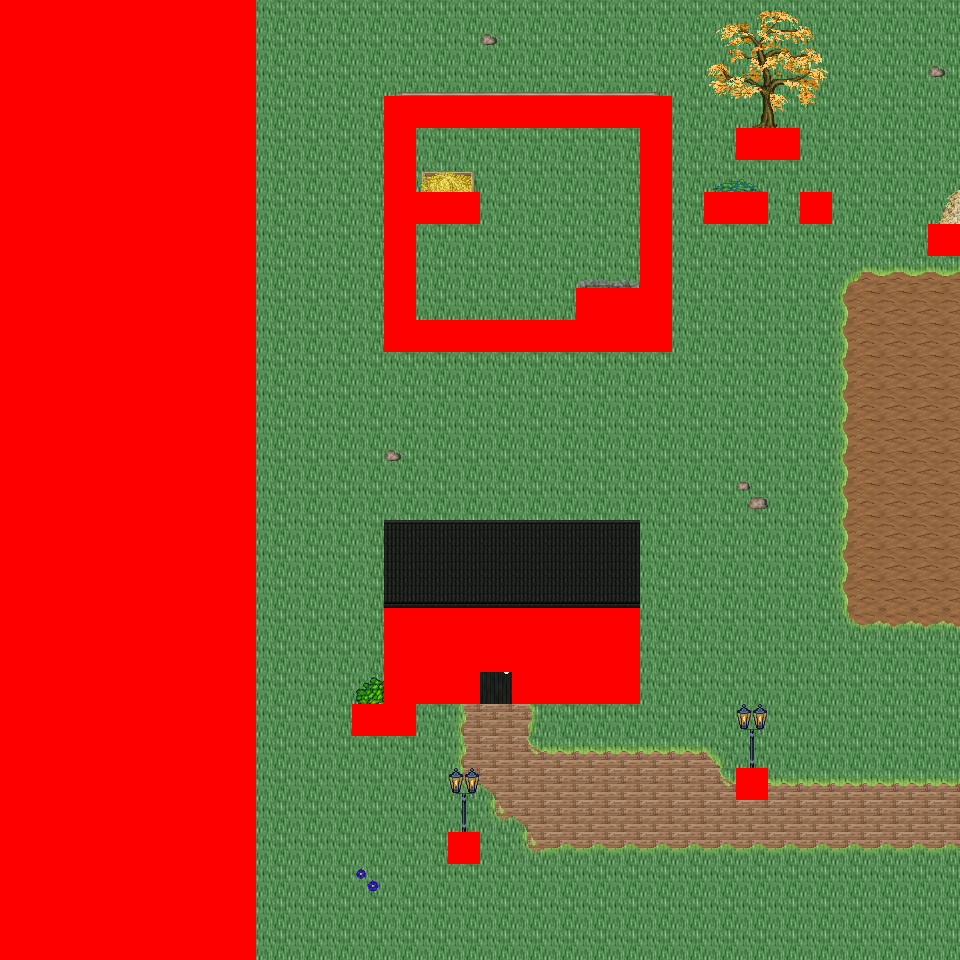

This is a level from a 2D game, rendered from its Tiled map with the project's own tilesets. A one-line summary and the map file follow, with tile-layer data summarised:
An orthogonal 30x30 tile map with 32x32 px tiles, 6 tile layers (Ground, Object, Object2, Above, ...), 34 tilesets and 1 object (mapExit).

<map version="1.0" orientation="orthogonal" renderorder="right-down" width="30" height="30" tilewidth="32" tileheight="32" nextobjectid="2">
  <tileset firstgid="1" name="tileset_logic_collision" tilewidth="32" tileheight="32" tilecount="1" columns="1">
    <image source="../drawable/tileset_logic_collision.png" width="32" height="32" />
  </tileset>
  <tileset firstgid="2" name="tileset_ground_ridge_earth_pale" tilewidth="32" tileheight="32" tilecount="96" columns="12">
    <image source="../drawable/tileset_ground_ridge_earth_pale.png" width="384" height="256" />
  </tileset>
  <tileset firstgid="98" name="tileset_ground_ridge_earth_dark" tilewidth="32" tileheight="32" tilecount="96" columns="12">
    <image source="../drawable/tileset_ground_ridge_earth_dark.png" width="384" height="256" />
  </tileset>
  <tileset firstgid="194" name="tileset_ground_ground" tilewidth="32" tileheight="32" tilecount="33" columns="3">
    <image source="../drawable/tileset_ground_ground.png" width="96" height="352" />
  </tileset>
  <tileset firstgid="227" name="tileset_building_castle" tilewidth="32" tileheight="32" tilecount="320" columns="20">
    <image source="../drawable/tileset_building_castle.png" width="640" height="512" />
  </tileset>
  <tileset firstgid="547" name="tileset_ground_water_pool" tilewidth="32" tileheight="32" tilecount="72" columns="3">
    <image source="../drawable/tileset_ground_water_pool.png" width="96" height="768" />
  </tileset>
  <tileset firstgid="619" name="tileset_ground_earth_edges" tilewidth="32" tileheight="32" tilecount="18" columns="6">
    <image source="../drawable/tileset_ground_earth_edges.png" width="192" height="96" />
  </tileset>
  <tileset firstgid="637" name="tileset_ground_grass_corners" tilewidth="32" tileheight="32" tilecount="24" columns="6">
    <image source="../drawable/tileset_ground_grass_corners.png" width="192" height="128" />
  </tileset>
  <tileset firstgid="661" name="tileset_ground_grass_edges" tilewidth="32" tileheight="32" tilecount="36" columns="12">
    <image source="../drawable/tileset_ground_grass_edges.png" width="384" height="96" />
  </tileset>
  <tileset firstgid="697" name="tileset_item_weapon_cannon" tilewidth="32" tileheight="32" tilecount="12" columns="3">
    <image source="../drawable/tileset_item_weapon_cannon.png" width="96" height="128" />
  </tileset>
  <tileset firstgid="709" name="tileset_item_pot_barrels_1" tilewidth="32" tileheight="32" tilecount="8" columns="4">
    <image source="../drawable/tileset_item_pot_barrels_1.png" width="128" height="64" />
  </tileset>
  <tileset firstgid="717" name="tileset_ground_cobbled_paving" tilewidth="32" tileheight="32" tilecount="1" columns="1">
    <image source="../drawable/tileset_ground_cobbled_paving.png" width="32" height="32" />
  </tileset>
  <tileset firstgid="718" name="tileset_ground_rock_pebbles" tilewidth="32" tileheight="32" tilecount="3" columns="1">
    <image source="../drawable/tileset_ground_rock_pebbles.png" width="32" height="96" />
  </tileset>
  <tileset firstgid="721" name="tileset_plant_flower_daisy_blue" tilewidth="32" tileheight="32" tilecount="8" columns="2">
    <image source="../drawable/tileset_plant_flower_daisy_blue.png" width="64" height="128" />
  </tileset>
  <tileset firstgid="729" name="tileset_building_mill" tilewidth="32" tileheight="32" tilecount="30" columns="5">
    <image source="../drawable/tileset_building_mill.png" width="160" height="192" />
  </tileset>
  <tileset firstgid="759" name="tileset_building_windmill_blades" tilewidth="32" tileheight="32" tilecount="144" columns="24">
    <image source="../drawable/tileset_building_windmill_blades.png" width="768" height="192" />
  </tileset>
  <tileset firstgid="903" name="tileset_logic_item_corn" tilewidth="32" tileheight="32" tilecount="5" columns="5">
    <image source="../drawable/tileset_logic_item_corn.png" width="160" height="32" />
  </tileset>
  <tileset firstgid="908" name="tileset_object_scarecrow" tilewidth="32" tileheight="32" tilecount="2" columns="1">
    <image source="../drawable/tileset_object_scarecrow.png" width="32" height="64" />
  </tileset>
  <tileset firstgid="910" name="tileset_object_hay_cart" tilewidth="32" tileheight="32" tilecount="1" columns="1">
    <image source="../drawable/tileset_object_hay_cart.png" width="32" height="32" />
  </tileset>
  <tileset firstgid="911" name="tileset_building_barnyard" tilewidth="32" tileheight="32" tilecount="200" columns="8">
    <image source="../drawable/tileset_building_barnyard.png" width="256" height="800" />
  </tileset>
  <tileset firstgid="1111" name="tileset_furniture_sink_pale_brown_stone" tilewidth="32" tileheight="32" tilecount="4" columns="2">
    <image source="../drawable/tileset_furniture_sink_pale_brown_stone.png" width="64" height="64" />
  </tileset>
  <tileset firstgid="1115" name="tileset_logic_creature_farm_animal" tilewidth="32" tileheight="32" tilecount="12" columns="12">
    <image source="../drawable/tileset_logic_creature_farm_animal.png" width="256" height="64" />
  </tileset>
  <tileset firstgid="1127" name="tileset_plant_tree_fall_trees" tilewidth="32" tileheight="32" tilecount="40" columns="8">
    <image source="../drawable/tileset_plant_tree_fall_trees.png" width="256" height="160" />
  </tileset>
  <tileset firstgid="1167" name="tileset_plant_bush_bush_mult_colored" tilewidth="32" tileheight="32" tilecount="6" columns="3">
    <image source="../drawable/tileset_plant_bush_bush_mult_colored.png" width="96" height="64" />
  </tileset>
  <tileset firstgid="1173" name="tileset_furniture_light_lamp_blue" tilewidth="32" tileheight="32" tilecount="3" columns="1">
    <image source="../drawable/tileset_furniture_light_lamp_blue.png" width="32" height="96" />
  </tileset>
  <tileset firstgid="1176" name="tileset_light_dim_light_7x5" tilewidth="32" tileheight="32" tilecount="35" columns="7">
    <image source="../drawable/tileset_light_dim_light_7x5.png" width="224" height="160" />
  </tileset>
  <tileset firstgid="1211" name="tileset_plant_stump_small_stump" tilewidth="32" tileheight="32" tilecount="4" columns="2">
    <image source="../drawable/tileset_plant_stump_small_stump.png" width="64" height="64" />
  </tileset>
  <tileset firstgid="1215" name="tileset_logic_creature_fowl" tilewidth="32" tileheight="32" tilecount="6" columns="6">
    <image source="../drawable/tileset_logic_creature_fowl.png" width="192" height="32" />
  </tileset>
  <tileset firstgid="1221" name="tileset_logic_creature_rodent" tilewidth="32" tileheight="32" tilecount="8" columns="8">
    <image source="../drawable/tileset_logic_creature_rodent.png" width="256" height="32" />
  </tileset>
  <tileset firstgid="1229" name="tileset_plant_bushes_and_trees" tilewidth="32" tileheight="32" tilecount="144" columns="16">
    <image source="../drawable/tileset_plant_bushes_and_trees.png" width="512" height="289" />
  </tileset>
  <tileset firstgid="1373" name="tileset_plant_bush_leafy" tilewidth="32" tileheight="32" tilecount="48" columns="8">
    <image source="../drawable/tileset_plant_bush_leafy.png" width="256" height="192" />
  </tileset>
  <tileset firstgid="1421" name="tileset_plant_bush_bush_pinks" tilewidth="32" tileheight="32" tilecount="4" columns="2">
    <image source="../drawable/tileset_plant_bush_bush_pinks.png" width="64" height="64" />
  </tileset>
  <tileset firstgid="1425" name="tileset_plant_bush_berried" tilewidth="32" tileheight="32" tilecount="60" columns="5">
    <image source="../drawable/tileset_plant_bush_berried.png" width="160" height="384" />
  </tileset>
  <tileset firstgid="1485" name="tileset_ground_ground_3" tilewidth="32" tileheight="32" tilecount="5" columns="5">
    <image source="../drawable/tileset_ground_ground_3.png" width="160" height="32" />
  </tileset>
  <layer name="Ground" width="30" height="30">
    <data>[900 cells, 900 non-empty, 4 distinct tile ids]</data>
  </layer>
  <layer name="Object" width="30" height="30">
    <data>[900 cells, 142 non-empty, 42 distinct tile ids]</data>
  </layer>
  <layer name="Object2" width="30" height="30">
    <data>[900 cells, 39 non-empty, 14 distinct tile ids]</data>
  </layer>
  <layer name="Above" width="30" height="30">
    <data>[900 cells, 63 non-empty, 40 distinct tile ids]</data>
  </layer>
  <layer name="Above2" width="30" height="30">
    <data>[900 cells, 0 non-empty, 0 distinct tile ids]</data>
  </layer>
  <layer name="Walkable" width="30" height="30">
    <data>[900 cells, 307 non-empty, 1 distinct tile ids]</data>
  </layer>
  <objectgroup name="MapEvents">
    <object id="1" name="south" type="mapExit" x="256" y="928" width="704" height="32">
      <properties>
        <property name="map" value="level_0_x55_y77" />
        <property name="x" value="8" />
        <property name="y" value="1" />
      </properties>
    </object>
  </objectgroup>
</map>
